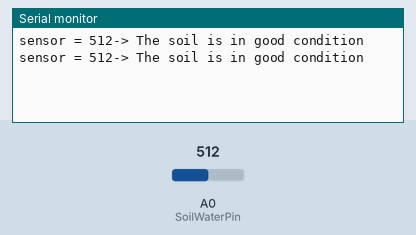
A sketch run on a simulated Arduino Uno, built with avr-gcc and run on an emulated ATmega328P. Parts: the last lines printed to the serial monitor. Inputs (shaded band) come from the test bench; at power-on: A0 (SoilWaterPin) = 512.

Above: at 1.8 s.
1.9 s: A0 (SoilWaterPin) set to 317
At 2.8 s:
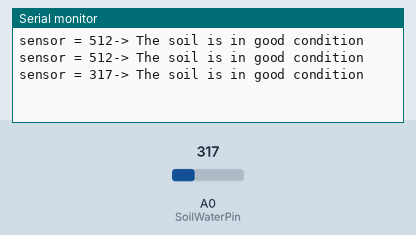
3.4 s: A0 (SoilWaterPin) set to 283
At 4.8 s:
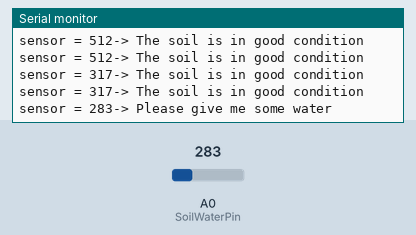

Measured:
- the behaviour switches between 300 and 299 on A0 (SoilWaterPin) (found by bisection; images 1 and 2)
- after the input at 1.9 s, the serial monitor: prints a new line after 0.10 s (image 1)
- after the input at 3.4 s, the serial monitor: prints a new line after 0.60 s (image 2)

The sketch:

SoilWater_1_test.ino
```cpp
int sensorValue = 0; //센서의 값을 받아 옴
int SoilWaterPin = A0; //토양수분센서 pin번호

void setup()
{
    Serial.begin(9600);
}

void loop()
{
  sensorValue = analogRead(SoilWaterPin);

  if ( sensorValue < 300 )
  {
        Serial.print("sensor = " );
        Serial.print(sensorValue);
        Serial.println("-> Please give me some water ");
  }

  else
  {
        Serial.print("sensor = " );
        Serial.print(sensorValue);
        Serial.println("-> The soil is in good condition ");
  }
  delay(1000);
}
```
